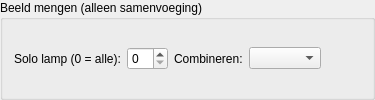
     <widget class="QGroupBox" name="groupBox_single_trap_tuning">
      <property name="title">
       <string>Beeld mengen (alleen samenvoeging)</string>
      </property>
      <property name="toolTip">
       <string>Solo: alleen één lamp tonen. Combineren: optellen of max per kanaal. Dit verandert niet de 3D-posities van de lampen.</string>
      </property>
      <layout class="QHBoxLayout" name="horizontalLayout_single_trap_tuning">
       <item>
        <widget class="QLabel" name="label_single_trap_solo_layer">
         <property name="text">
          <string>Solo lamp (0 = alle):</string>
         </property>
        </widget>
       </item>
       <item>
        <widget class="MySpinBox" name="spinboxInt_single_trap_lights_solo_layer">
         <property name="minimum">
          <number>0</number>
         </property>
         <property name="maximum">
          <number>20</number>
         </property>
        </widget>
       </item>
       <item>
        <widget class="QLabel" name="label_single_trap_combine_mode">
         <property name="text">
          <string>Combineren:</string>
         </property>
        </widget>
       </item>
       <item>
        <widget class="MyComboBox" name="comboBox_single_trap_lights_combine_mode"/>
       </item>
       <item>
        <spacer name="horizontalSpacer_single_trap_tuning">
         <property name="orientation">
          <enum>Qt::Horizontal</enum>
         </property>
         <property name="sizeHint" stdset="0">
          <size>
           <width>40</width>
           <height>20</height>
          </size>
         </property>
        </spacer>
       </item>
      </layout>
     </widget>
